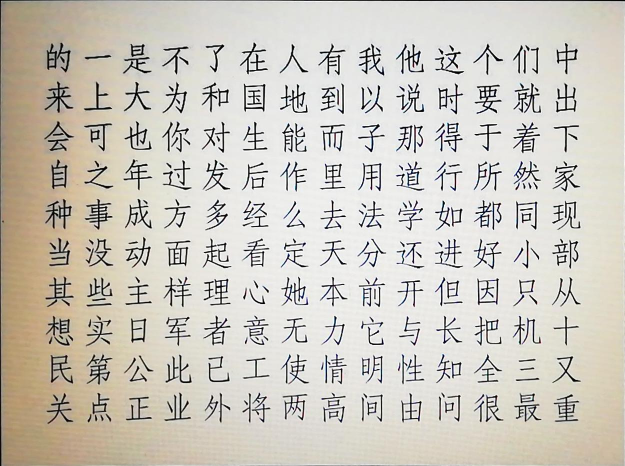
#> input picture 1.jpg, 1250 x 932 px (shown at 1/2 size)
$ python -i pretreat.py   (imports and definitions only)
#> lines starting #> are read from the running program, lines starting #| are printed output that depends on the picture; after the words box and inside, x2 and y2 are one past the last pixel; in counts of white or black regions, pixels touching at a corner belong together
# encoding:utf-8
from coder import config
import numpy as np
from PIL import Image
from PIL import ImageOps
import cv2
import sys
import os

from cutword import binaryzation


# [112 lines left out: functions pretreat, custom_blur_demo, crop_image, not called in this run]


# [35 lines not run here, left out]

>>> import cv2
>>> picture = cv2.imread('1.jpg')
#> picture is the input picture: shape (932, 1250, 3); mean B, G, R 190.8, 200.2, 204.6
>>> result = crop_image(picture)
#> in crop_image, `image = cv2.resize(image, (3000, 1760))`:
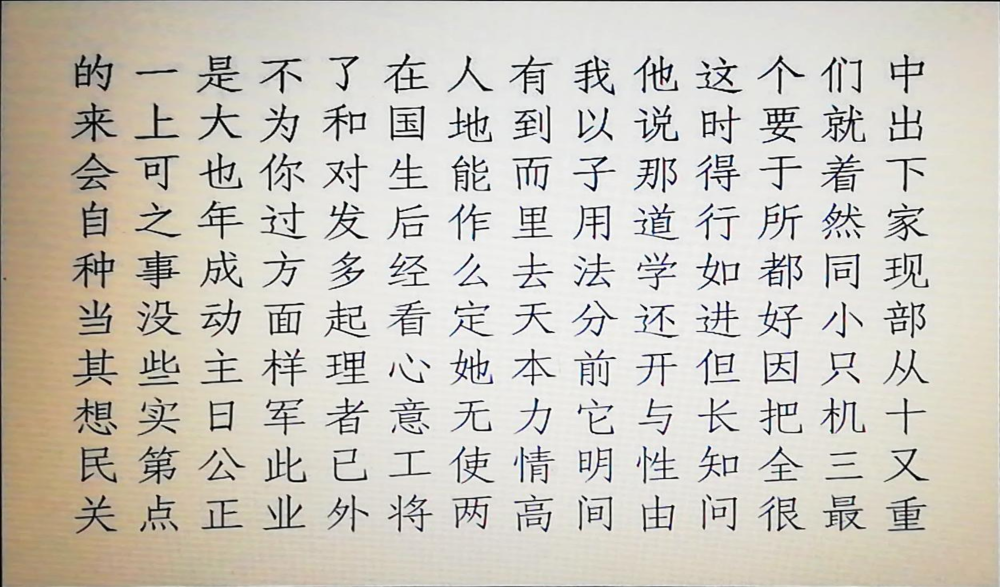
#> image: shape (1760, 3000, 3) (shown at 1/3 size); mean B, G, R 190.7, 200.1, 204.5
#> in crop_image, `gray = cv2.cvtColor(image, cv2.COLOR_BGR2GRAY)`:
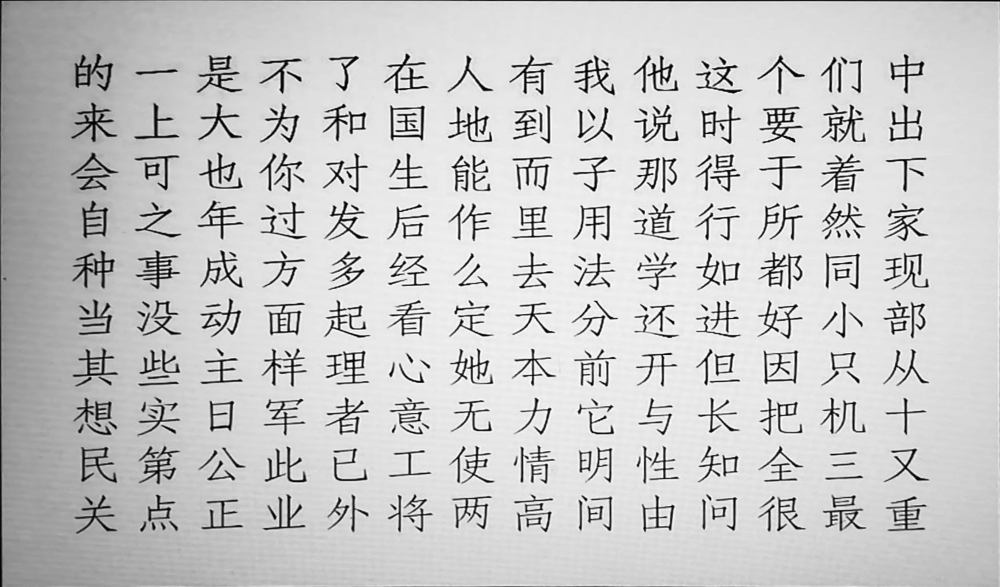
#> gray: shape (1760, 3000) (shown at 1/3 size); min 0, max 255, mean 200.4
#> in crop_image, `edged = cv2.Canny(blurred, 0, 50)`:
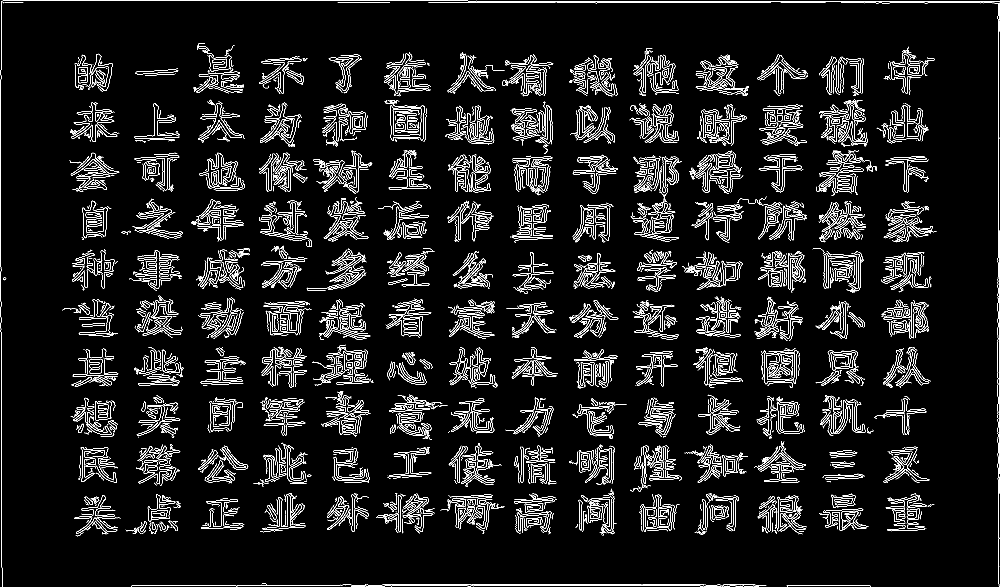
#> edged: shape (1760, 3000) (shown at 1/3 size); 4.8% white in thin lines or dots
#> in crop_image, `(contours, _) = cv2.findContours(edged, cv2.RETR_LIST, cv2.CHAIN_APPRO..`: contours = 3902 contours, 3050 with area under 20; largest, box (x1, y1, x2, y2) and area: (1170, 316, 1275, 422) 8927, (1170, 316, 1274, 422) 8900, (1178, 326, 1265, 407) 6422, (1178, 326, 1265, 407) 6416, (1925, 1485, 2024, 1596) 5986
#> the loop in crop_image, `for c in contours:` made 3 passes
#> in rectify, `h = h.reshape((4, 2))`: h = [[1264, 327], [1179, 329], [1180, 404], [1261, 405]]
#> in rectify, `add = h.sum(1)`: add = [1591, 1508, 1584, 1666]
#> in rectify, `diff = np.diff(h, axis=1)`: diff = [-937, -850, -776, -856]
#> in crop_image, `approx = rectify(target)`: approx = [[1179, 329], [1264, 327], [1261, 405], [1180, 404]]
#> in crop_image, `M = cv2.getPerspectiveTransform(approx, pts2)`: M = [[14, -0.187, -16443.1], [0.342, 14.55, -5189.8], [0.000707, -0.00094, 1]]
#> in crop_image, `dst = cv2.warpPerspective(orig, M, config.IMAGE_SIZE)`:
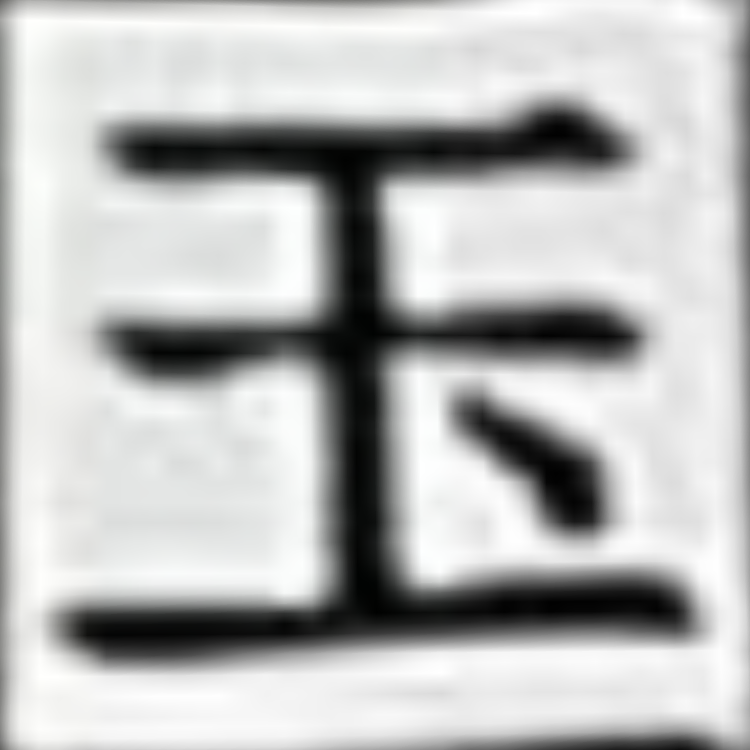
#> dst: shape (750, 750, 3); mean B, G, R 185.3, 186, 185.2
